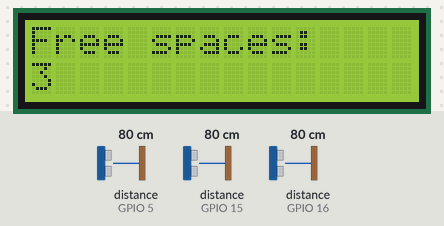
The sketch below on a simulated ESP32. On the bench: 16×2 character LCD. The test bench sets the inputs (shaded band); at power-on: distance to the obstacle (sensors on GPIO 5, GPIO 15, GPIO 16) 80 cm. The echo pulse lasts 58.3 µs per cm; what the sketch prints to the serial monitor is not drawn.

Above: at 3.2 s.
3.3 s: distance to the obstacle (sensor on GPIO 5) set to 2 cm
At 4.5 s:
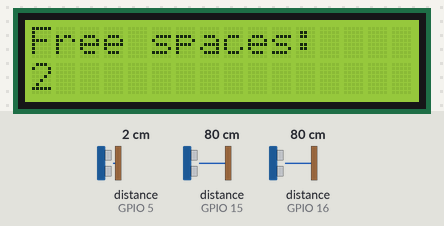
5.6 s: distance to the obstacle (sensor on GPIO 15) set to 2 cm
At 6.7 s:
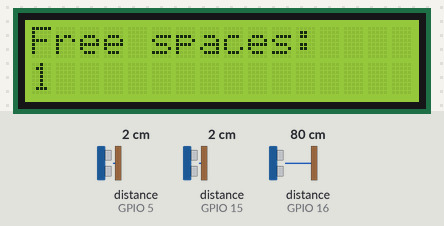
7.7 s: distance to the obstacle (sensor on GPIO 16) set to 2 cm
At 8.6 s:
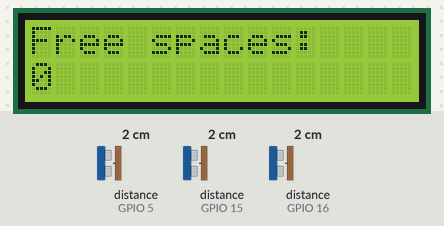
Timing chart, 0 to 10.7 s (numbered marks = the images above; inputs shaded):
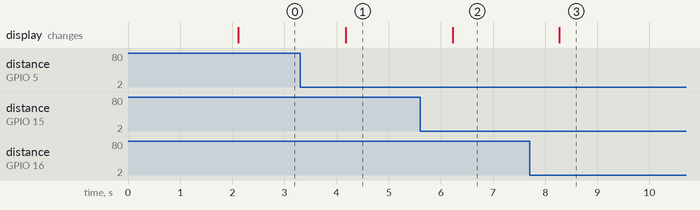

The sketch:

ESP32-Newping.ino
```cpp
#include <Wire.h>
#include <LiquidCrystal_I2C.h>
#include <NewPing.h>

#define TRIG_PIN1  2  // Pin trig ของเซนเซอร์อัลตราโซนิกตัวที่ 1
#define ECHO_PIN1  15  // Pin echo ของเซนเซอร์อัลตราโซนิกตัวที่ 1
#define TRIG_PIN2  4  // Pin trig ของเซนเซอร์อัลตราโซนิกตัวที่ 2
#define ECHO_PIN2  16  // Pin echo ของเซนเซอร์อัลตราโซนิกตัวที่ 2
#define TRIG_PIN3  17  // Pin trig ของเซนเซอร์อัลตราโซนิกตัวที่ 3
#define ECHO_PIN3  5  // Pin echo ของเซนเซอร์อัลตราโซนิกตัวที่ 3

#define MAX_DISTANCE 200  // ระยะสูงสุดที่เซนเซอร์อัลตราโซนิกสามารถตรวจจับได้ (200 ซม.)

NewPing sonar1(TRIG_PIN1, ECHO_PIN1, MAX_DISTANCE);  // เซนเซอร์อัลตราโซนิกตัวที่ 1
NewPing sonar2(TRIG_PIN2, ECHO_PIN2, MAX_DISTANCE);  // เซนเซอร์อัลตราโซนิกตัวที่ 2
NewPing sonar3(TRIG_PIN3, ECHO_PIN3, MAX_DISTANCE);  // เซนเซอร์อัลตราโซนิกตัวที่ 3

LiquidCrystal_I2C lcd(0x27, 16, 2);  // ตั้งค่าจอ LCD I2C ที่ address 0x27, ขนาด 16x2

void setup() {
  Serial.begin(115200);  // เปิดการใช้งาน Serial Monitor ที่บอดเรต 115200
  lcd.begin();
  lcd.backlight();
  lcd.setCursor(0, 0);
  lcd.print("Parking System");
  delay(2000);
}

void loop() {
  int distance1 = sonar1.ping_cm();  // อ่านค่าระยะทางจากเซนเซอร์ตัวที่ 1
  int distance2 = sonar2.ping_cm();  // อ่านค่าระยะทางจากเซนเซอร์ตัวที่ 2
  int distance3 = sonar3.ping_cm();  // อ่านค่าระยะทางจากเซนเซอร์ตัวที่ 3

  int freeSpaces = 3;  // สมมติว่ามีช่องจอด 3 ช่อง

  // ตรวจสอบว่ามีรถจอดในแต่ละช่องหรือไม่
  if (distance1 > 0 && distance1 < 30) freeSpaces--;  // ถ้าระยะน้อยกว่า 30 ซม. แสดงว่ามีรถจอดอยู่
  if (distance2 > 0 && distance2 < 30) freeSpaces--;
  if (distance3 > 0 && distance3 < 30) freeSpaces--;

  // แสดงข้อมูลใน LCD
  lcd.clear();
  lcd.setCursor(0, 0);
  lcd.print("Free spaces:");
  lcd.setCursor(0, 1);
  lcd.print(freeSpaces);

  // แสดงข้อมูลใน Serial Monitor
  Serial.print("Distance 1: ");
  Serial.print(distance1);
  Serial.println(" cm");

  Serial.print("Distance 2: ");
  Serial.print(distance2);
  Serial.println(" cm");

  Serial.print("Distance 3: ");
  Serial.print(distance3);
  Serial.println(" cm");

  Serial.print("Free spaces: ");
  Serial.println(freeSpaces);

  delay(1000);  // อัพเดตทุกๆ 1 วินาที
}
```

Measured:
- after the input at 3.3 s, the display: changes after 0.87 s (image 1)
- after the input at 5.6 s, the display: changes after 0.62 s (image 2)
- after the input at 7.7 s, the display: changes after 0.57 s (image 3)
